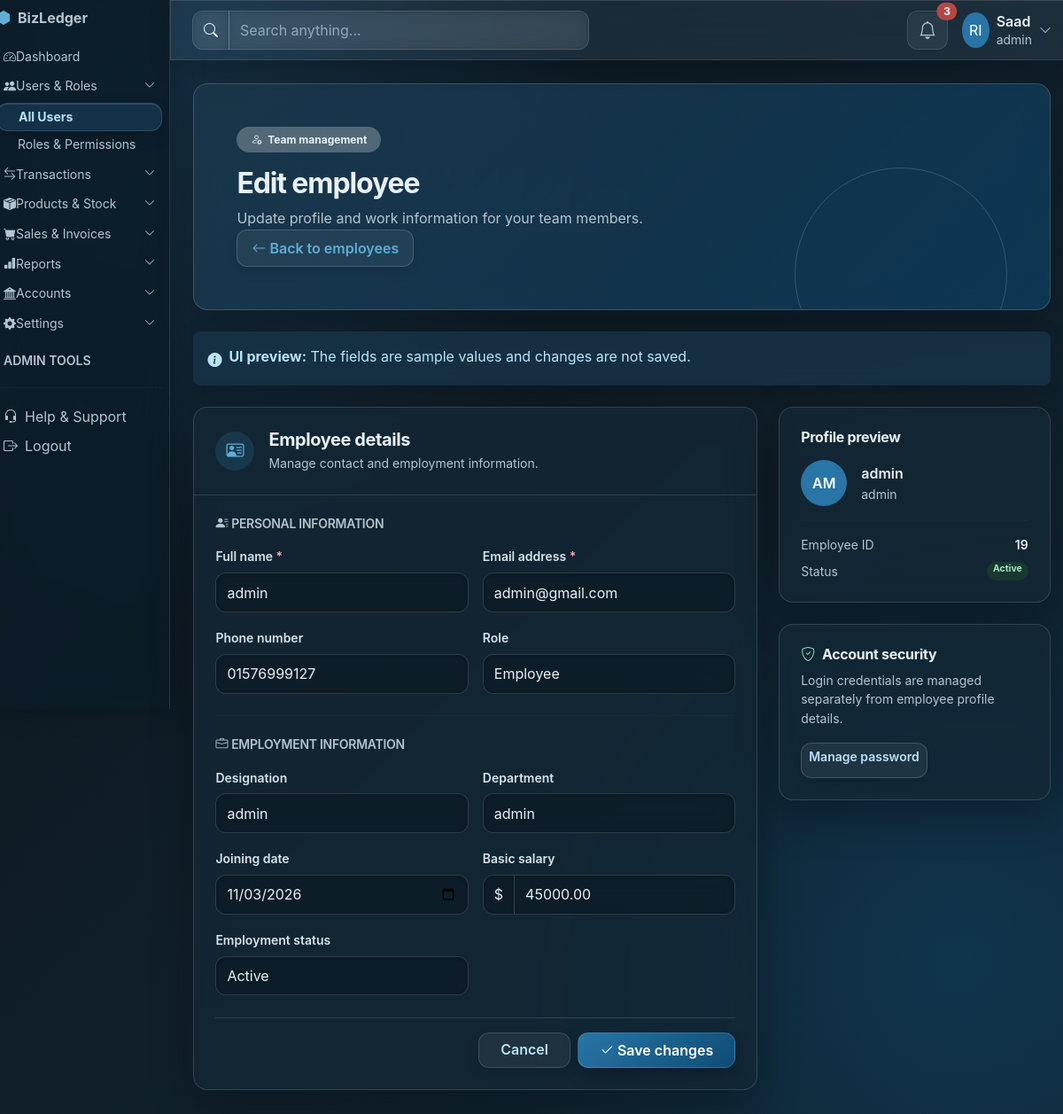
Screenshot of /admin/employedit.php?id=19 (signed in) with the database file from the repository.
### tables this page shows
CREATE TABLE `employees` (
  `employee_id` int UNSIGNED NOT NULL,
  `company_id` int UNSIGNED NOT NULL,
  `user_id` int UNSIGNED DEFAULT NULL,
  `employee_name` varchar(150) NOT NULL,
  `phone` varchar(30) DEFAULT NULL,
  `designation` varchar(100) DEFAULT NULL,
  `department` varchar(100) DEFAULT NULL,
  `joining_date` date DEFAULT NULL,
  `basic_salary` decimal(15,2) NOT NULL DEFAULT '0.00',
  `status` tinyint NOT NULL DEFAULT '1',
  `created_at` timestamp NOT NULL DEFAULT CURRENT_TIMESTAMP,
  `updated_at` timestamp NOT NULL DEFAULT CURRENT_TIMESTAMP ON UPDATE CURRENT_TIMESTAMP,
  `login_email` varchar(150) DEFAULT NULL,
  `login_password` varchar(255) DEFAULT NULL,
  `login_role` enum('admin','accountant','employees') DEFAULT NULL
);

### admin/employedit.php (the view, shortened to what this page needs)
<?php
include_once 'assets/db/bdconfig.php';
    $id = $_GET['id'] ?? 0;
        $data = $conn->query("SELECT * FROM employees WHERE employee_id = '$id' ");
        $row = $data->fetch_object();
    ?>
<!DOCTYPE html>
<html lang="en">
<head>
    <link href="https://cdn.jsdelivr.net/npm/bootstrap@5.3.3/dist/css/bootstrap.min.css" rel="stylesheet">
    <link href="https://cdn.jsdelivr.net/npm/bootstrap-icons@1.11.3/font/bootstrap-icons.min.css" rel="stylesheet">
    <link href="assets/css/dashboard-shared.css" rel="stylesheet">
    <link href="assets/css/glassmorphism.css" rel="stylesheet">
</head>
<body class="bg-body-tertiary dashboard-page">
    <div class="container-fluid px-0">
        <div class="row min-vh-100">
            <div class="col-lg-3 col-xl-2 p-0 bg-dark">
                <?php include 'include/adminsidebar.php'; ?>
            </div>
            <main class="col-12 col-lg-9 col-xl-10 p-0">
                <?php include 'include/adminheadbar.php'; ?>
                <div class="p-3 p-md-4 p-xl-5">
                    <section class="dashboard-hero rounded-4 shadow-sm text-white p-4 p-lg-5 mb-4">
                        <div class="dashboard-hero-content d-flex flex-column flex-md-row justify-content-between align-items-md-center gap-4">
                            <div>
                                <span class="badge rounded-pill bg-white bg-opacity-25 text-white px-3 py-2 mb-3">
                                    <i class="bi bi-person-gear me-1" aria-hidden="true"></i> Team management
                                </span>
                                <h1 class="h2 fw-bold mb-2">Edit employee</h1>
                                <p class="mb-0 text-white-50">Update profile and work information for your team members.</p>
                            <a class="btn btn-light text-primary fw-semibold px-3 py-2 text-nowrap" href="employlist.php">
                                <i class="bi bi-arrow-left me-1" aria-hidden="true"></i>Back to employees
                            </a>
                        </div>
                    </section>
                    <div class="alert alert-info border-0 rounded-3 d-flex align-items-start gap-2 mb-4" role="note">
                        <i class="bi bi-info-circle-fill mt-1" aria-hidden="true"></i>
                        <div><strong>UI preview:</strong> The fields are sample values and changes are not saved.</div>
                    </div>
                    <div class="row g-4">
                        <div class="col-12 col-xl-8">
                            <section class="card dashboard-card rounded-4 shadow-sm" aria-labelledby="employee-details-title">
                                <div class="card-body p-0">
                                    <div class="d-flex align-items-center gap-3 p-3 p-md-4 border-bottom">
                                        <span class="d-inline-flex align-items-center justify-content-center rounded-circle bg-primary-subtle text-primary flex-shrink-0" style="width: 2.75rem; height: 2.75rem">
                                            <i class="bi bi-person-vcard fs-5" aria-hidden="true"></i>
                                        </span>
                                        <div>
                                            <h2 class="h5 dashboard-section-title fw-bold mb-1" id="employee-details-title">Employee details</h2>
                                            <p class="small dashboard-subtitle mb-0">Manage contact and employment information.</p>
                                        </div>
                                    </div>
                                    <form class="p-3 p-md-4" method="post">
                                        <div class="mb-4">
                                            <h3 class="h6 text-uppercase text-secondary fw-semibold small mb-3">
                                                <i class="bi bi-person-lines-fill me-1" aria-hidden="true"></i>Personal information
                                            </h3>
                                            <div class="row g-3">
                                                <div class="col-12 col-md-6">
                                                    <label class="form-label fw-semibold" for="employee-name">Full name <span class="text-danger">*</span></label>
                                                    <input class="form-control" type="text" id="employee-name" name="employee_name" value="<?php echo $row->employee_name; ?>" autocomplete="name" required>
                                                </div>
                                                <div class="col-12 col-md-6">
                                                    <label class="form-label fw-semibold" for="employee-email">Email address <span class="text-danger">*</span></label>
                                                    <input class="form-control" type="email" id="employee-email" name="login_email" value="<?php echo $row->login_email ; ?>" autocomplete="email" required>
                                                </div>
                                                <div class="col-12 col-md-6">
                                                    <label class="form-label fw-semibold" for="employee-phone">Phone number</label>
                                                    <input class="form-control" type="tel" id="employee-phone" name="phone" value="<?php echo $row->phone; ?>" autocomplete="tel">
                                                </div>
                                                <div class="col-12 col-md-6">
                                                    <label class="form-label fw-semibold" for="employee-role">Role</label>
                                                    <select class="form-select" id="employee-role" name="login_role">
                                                        <option value="employees"  <?= $row->login_role === 'employees' ? 'selected' : '' ?>>Employee</option>
                                                    </select>
                                                </div>
                                            </div>
                                        </div>
                                        <hr class="text-secondary-emphasis opacity-25">
                                        <div class="mt-4 mb-4">
                                            <h3 class="h6 text-uppercase text-secondary fw-semibold small mb-3">
                                                <i class="bi bi-briefcase me-1" aria-hidden="true"></i>Employment information
                                            </h3>
                                            <div class="row g-3">
                                                <div class="col-12 col-md-6">
                                                    <label class="form-label fw-semibold" for="employee-designation">Designation</label>
                                                    <input class="form-control" type="text" id="employee-designation" name="designation" value="<?php echo $row->designation ; ?>">
                                                </div>
                                                <div class="col-12 col-md-6">
                                                    <label class="form-label fw-semibold" for="employee-department">Department</label>
                                                     <input class="form-control" type="text" id="employee-department" name="department" value="<?php echo $row->department ; ?>">
                                                </div>
                                                <div class="col-12 col-md-6">
                                                    <label class="form-label fw-semibold" for="joining-date">Joining date</label>
                                                    <input class="form-control" type="date" id="joining-date" name="joining_date" value="<?php echo $row->joining_date; ?>">
                                                </div>
                                                <div class="col-12 col-md-6">
                                                    <label class="form-label fw-semibold" for="basic-salary">Basic salary</label>
                                                    <div class="input-group">
                                                        <span class="input-group-text">$</span>
                                                        <input class="form-control" type="number" id="basic-salary" name="basic_salary" min="0" step="0.01" value="<?php echo $row->basic_salary; ?>">
                                                    </div>
                                                </div>
                                                <div class="col-12 col-md-6">
                                                    <label class="form-label fw-semibold" for="employee-status">Employment status</label>
                                                    <select class="form-select" id="employee-status" name="status">
                                                        <option selected value="active">Active</option>
                                                    </select>
                                                </div>
                                            </div>
                                        </div>
                                        <div class="d-flex flex-column-reverse flex-sm-row justify-content-end gap-2 pt-3 border-top">
                                            <a class="btn btn-light border px-4" href="employlist.php">Cancel</a>
                                            <button class="btn btn-primary px-4" type="submit" name="submit">
                                                <i class="bi bi-check2 me-1" aria-hidden="true"></i>Save changes
                                            </button>
                                        </div>
                                    </form>
                                </div>
                            </section>
                        </div>
                        <div class="col-12 col-xl-4">
                            <aside class="card dashboard-card rounded-4 shadow-sm mb-4" aria-labelledby="profile-preview-title">
                                <div class="card-body p-4">
                                    <h2 class="h6 fw-bold mb-3" id="profile-preview-title">Profile preview</h2>
                                    <div class="d-flex align-items-center gap-3">
                                        <span class="d-inline-flex align-items-center justify-content-center rounded-circle bg-primary text-white fw-semibold flex-shrink-0" style="width: 3.25rem; height: 3.25rem">AM</span>
                                        <div class="min-w-0">
                                            <div class="fw-semibold"><?php echo $row->employee_name; ?></div>
                                            <div class="small text-secondary"><?php echo $row->designation; ?></div>
                                        </div>
                                    </div>
                                    <hr>
                                    <div class="d-flex justify-content-between gap-3 small mb-2">
                                        <span class="text-secondary">Employee ID</span>
                                        <span class="fw-semibold"><?php echo $row->employee_id; ?></span>
                                    </div>
                                    <div class="d-flex justify-content-between gap-3 small">
                                        <span class="text-secondary">Status</span>
                                        <span class="badge rounded-pill bg-success-subtle text-success-emphasis">Active</span>
                                    </div>
                                </div>
                            </aside>
                            <aside class="card dashboard-card rounded-4 shadow-sm">
                                <div class="card-body p-4">
                                    <h2 class="h6 fw-bold mb-2"><i class="bi bi-shield-check text-success me-2" aria-hidden="true"></i>Account security</h2>
                                    <p class="small text-secondary mb-3">Login credentials are managed separately from employee profile details.</p>
                                    <a class="btn btn-sm btn-outline-primary" href="#" aria-disabled="true">Manage password</a>
                                </div>
                            </aside>
                        </div>
                    </div>
                </div>
            </main>
        </div>
    </div>
</body>
</html>

### admin/assets/css/dashboard-shared.css (style rules this page uses)
:root { --dashboard-ink: #17233c; --dashboard-muted: #68758b; }
body.dashboard-page { color: var(--dashboard-ink); background: #f5f7fb; }
.dashboard-hero { position: relative; overflow: hidden; background: radial-gradient(circle at 88% 20%, rgba(255, 255, 255, .16), transparent 25%), linear-gradient(120deg, #173b8f, #3159c9 62%, #4777df); }
.dashboard-hero::after { position: absolute; right: 3rem; bottom: -5rem; width: 15rem; height: 15rem; border: 1px solid rgba(255, 255, 255, .16); border-radius: 50%; content: ""; pointer-events: none; }
.dashboard-hero-content { position: relative; z-index: 1; }
.dashboard-card { border: 1px solid #e9edf5; transition: box-shadow .2s ease, transform .2s ease; }
.dashboard-section-title { color: var(--dashboard-ink); letter-spacing: -.02em; }
.dashboard-subtitle { color: var(--dashboard-muted); }

### rows the page displays
employees: employee_name "admin", login_email "admin@gmail.com", phone "01576999127", designation "admin", department "admin", joining_date "11/03/2026", basic_salary "45000.00", employee_id "19"

### other values shown
$_SESSION['name'] "Saad"
$_SESSION['role'] "admin"
